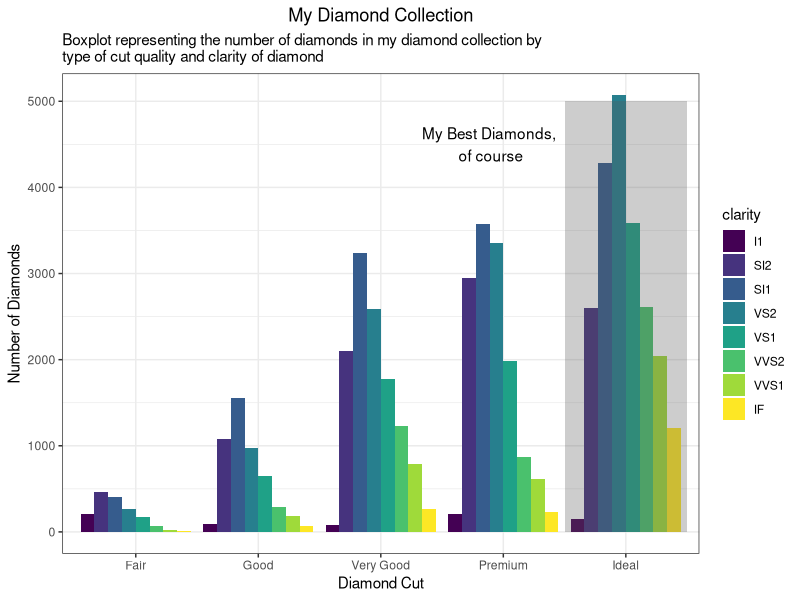
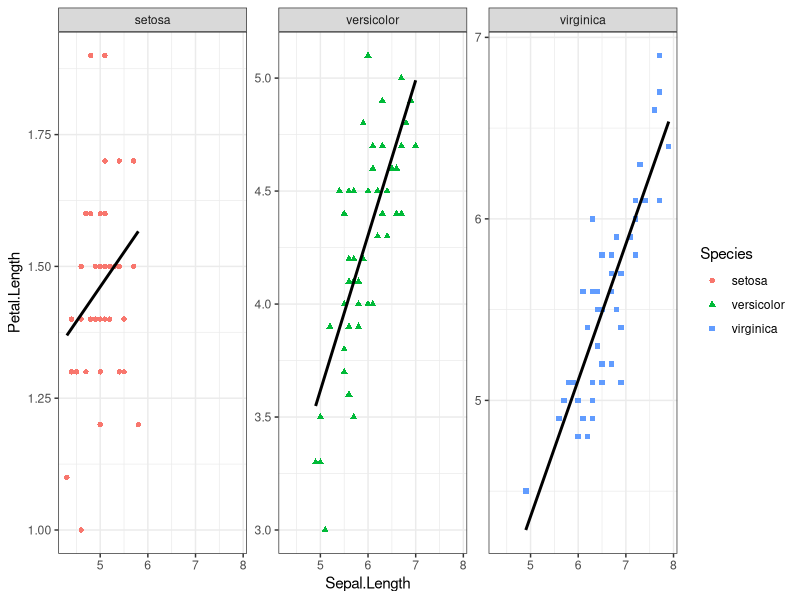
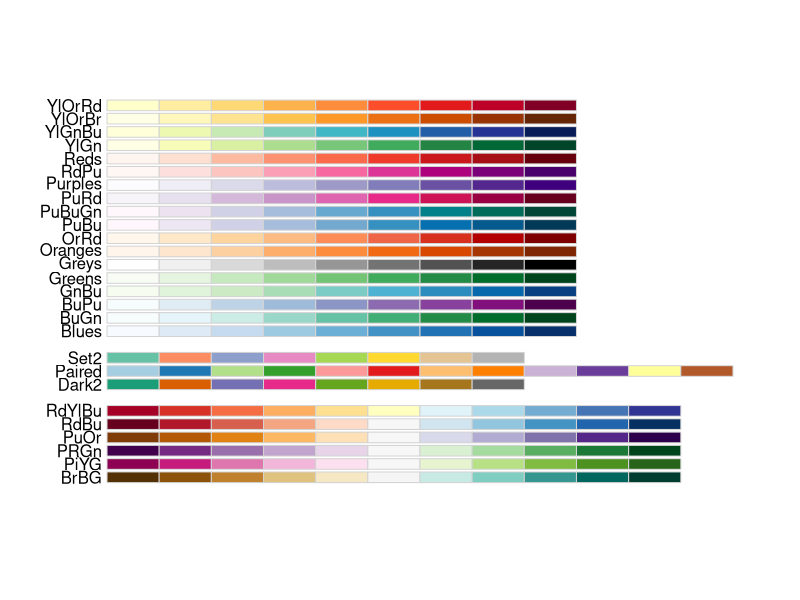

R code for these plots, in order:
## ---- chunk 1
knitr::opts_chunk$set(echo = FALSE)
## ---- chunk 2
library("ggplot2")
library("magrittr") #so I can do some piping
data("diamonds")
data("mpg")
data("iris")
theme_set(theme_bw()) #I'll give you this one, you can set the theme individually for graphs
#or you can set the theme for all the graphs using theme_set()
#theme_bw() is best theme (IMO)

#for graph 3:
library("ggrepel")


## ---- chunk 3
data("diamonds")
#hint think about the *position* the bars are in...
## ---- chunk 4
ggplot(diamonds, aes(x = cut, fill = clarity)) +
  geom_bar(position = "dodge") +
  labs(title = "My Diamond Collection", x = "Diamond Cut", y = "Number of Diamonds", subtitle = "Boxplot representing the number of diamonds in my diamond collection by \ntype of cut quality and clarity of diamond") +
  annotate("rect", xmin = 4.5, xmax = 5.5, ymin = 0, ymax = 5000, alpha = 0.3) +
  annotate("text", x = 3.9, y = 4500, label = "My Best Diamonds, \nof course") +
  theme(plot.title = element_text(hjust = 0.5))

## ---- chunk 5
data("iris")
## ---- chunk 6
ggplot(iris, aes(x = Sepal.Length, y = Petal.Length, shape = Species, color = Species)) +
  geom_point() +
  geom_smooth(method = "lm", color = "black", se = FALSE) +
  facet_wrap(. ~ Species, scales = "free_y") 
  
## ---- chunk 7
data("mpg")
corvette <- mpg[mpg$model == "corvette",]
#install
require("ggrepel") #useful for making text annotations better, hint hint
set.seed(42)
## ---- chunk 8

## ---- chunk 9
data(mpg)

#hint for the coloring, colorbrewer and you can set palette colors and make your graphs colorblind friendly
library(RColorBrewer)
display.brewer.all(colorblindFriendly = T) #take a look at the colorblindfriendly options
## ---- chunk 10
